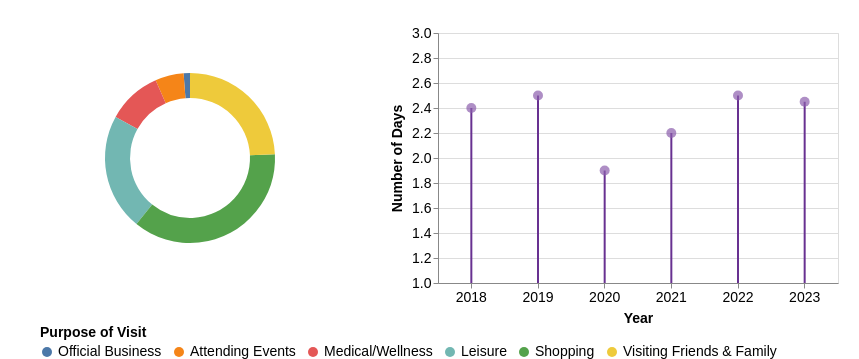

The Vega-Lite source for this figure:
### Vega-Lite specification from a JSON file in a GitHub repository (floating-point values rounded to 4 significant figures)
{"$schema": "https://vega.github.io/schema/vega-lite/v5.json", "hconcat": [{"width": 300, "height": 250, "data": {"values": [{"Category": "Official Business", "Value": 1.2}, {"Category": "Attending Events", "Value": 5.4}, {"Category": "Medical/Wellness", "Value": 10.3}, {"Category": "Leisure", "Value": 22.1}, {"Category": "Shopping", "Value": 36.4}, {"Category": "Visiting Friends & Family", "Value": 24.2}]}, "encoding": {"color": {"field": "Category", "type": "nominal", "scale": {"domain": ["Official Business", "Attending Events", "Medical/Wellness", "Leisure", "Shopping", "Visiting Friends & Family"]}, "legend": {"title": "Purpose of Visit", "titleFontSize": 14, "labelFontSize": 14, "orient": "bottom", "offset": 0}}, "theta": {"field": "Value", "type": "quantitative"}, "tooltip": [{"field": "Category", "title": "Purpose of Visit"}, {"field": "Value", "title": "Percentage", "format": ".1f"}]}, "mark": {"type": "arc", "innerRadius": 60, "outerRadius": 85}, "config": {"view": {"stroke": null}}}, {"$schema": "https://vega.github.io/schema/vega-lite/v5.json", "description": "Lollipop chart showing days data for each year", "data": {"values": [{"year": 2018, "days": 2.4}, {"year": 2019, "days": 2.5}, {"year": 2020, "days": 1.9}, {"year": 2021, "days": 2.2}, {"year": 2022, "days": 2.5}, {"year": 2023, "days": 2.45}]}, "layer": [{"mark": {"type": "rule", "strokeWidth": 2, "color": "#683191"}, "encoding": {"x": {"field": "year", "type": "ordinal"}, "y": {"field": "days", "type": "quantitative", "scale": {"domain": [1, 3], "nice": false}}}}, {"mark": {"type": "circle", "filled": true, "size": 100, "color": "#8b5ead"}, "encoding": {"x": {"field": "year", "type": "ordinal"}, "y": {"field": "days", "type": "quantitative"}, "tooltip": [{"field": "year", "type": "ordinal", "title": "Year"}, {"field": "days", "type": "quantitative", "title": "Number of Days"}]}}], "encoding": {"x": {"field": "year", "type": "ordinal", "axis": {"title": "Year", "labelAngle": 0, "titlePadding": 7, "labelFontSize": 14, "titleFontSize": 14}}, "y": {"field": "days", "type": "quantitative", "axis": {"title": "Number of Days", "titlePadding": 7, "labelFontSize": 14, "titleFontSize": 14}}}, "width": 400, "height": 250}], "spacing": 50, "padding": {"top": 25, "left": 40, "right": 20}}
